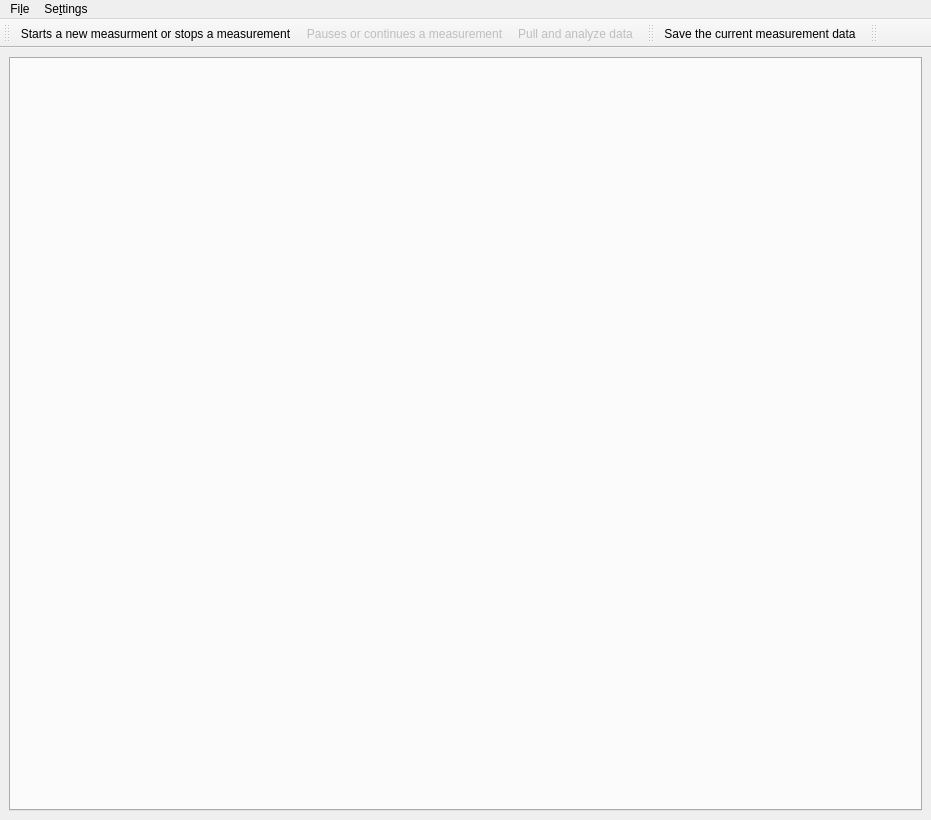
<?xml version="1.0" encoding="UTF-8"?>
<ui version="4.0">
 <class>MainWindow</class>
 <widget class="QMainWindow" name="MainWindow">
  <property name="geometry">
   <rect>
    <x>0</x>
    <y>0</y>
    <width>931</width>
    <height>820</height>
   </rect>
  </property>
  <property name="minimumSize">
   <size>
    <width>40</width>
    <height>0</height>
   </size>
  </property>
  <property name="windowTitle">
   <string>qudi: Pulsed Measurement</string>
  </property>
  <property name="layoutDirection">
   <enum>Qt::LeftToRight</enum>
  </property>
  <widget class="QWidget" name="centralwidget">
   <layout class="QGridLayout" name="gridLayout">
    <item row="0" column="0">
     <widget class="QTabWidget" name="tabWidget">
      <property name="styleSheet">
       <string notr="true">QTabWidget::tab:disabled { width: 0; height: 0; margin: 0; padding: 0; border: none; }</string>
      </property>
      <property name="currentIndex">
       <number>-1</number>
      </property>
     </widget>
    </item>
   </layout>
  </widget>
  <widget class="QMenuBar" name="menubar">
   <property name="geometry">
    <rect>
     <x>0</x>
     <y>0</y>
     <width>931</width>
     <height>21</height>
    </rect>
   </property>
   <widget class="QMenu" name="menuFile">
    <property name="title">
     <string>Fi&amp;le</string>
    </property>
    <addaction name="actionSave"/>
    <addaction name="actionClose"/>
   </widget>
   <widget class="QMenu" name="menuSettings">
    <property name="title">
     <string>Se&amp;ttings</string>
    </property>
    <addaction name="action_Predefined_Methods_Config"/>
    <addaction name="separator"/>
    <addaction name="action_Settings_Analysis"/>
    <addaction name="action_FitSettings"/>
    <addaction name="action_Settings_Generator"/>
   </widget>
   <addaction name="menuFile"/>
   <addaction name="menuSettings"/>
  </widget>
  <widget class="QToolBar" name="analysis_ToolBar">
   <property name="windowTitle">
    <string>Measurement Control Toolbar</string>
   </property>
   <property name="layoutDirection">
    <enum>Qt::LeftToRight</enum>
   </property>
   <attribute name="toolBarArea">
    <enum>TopToolBarArea</enum>
   </attribute>
   <attribute name="toolBarBreak">
    <bool>false</bool>
   </attribute>
   <addaction name="action_run_stop"/>
   <addaction name="action_continue_pause"/>
   <addaction name="action_pull_data"/>
  </widget>
  <widget class="QToolBar" name="save_ToolBar">
   <property name="windowTitle">
    <string>Save Toolbar</string>
   </property>
   <attribute name="toolBarArea">
    <enum>TopToolBarArea</enum>
   </attribute>
   <attribute name="toolBarBreak">
    <bool>false</bool>
   </attribute>
   <addaction name="action_save"/>
  </widget>
  <widget class="QToolBar" name="control_ToolBar">
   <property name="windowTitle">
    <string>Pulser Control Toolbar</string>
   </property>
   <attribute name="toolBarArea">
    <enum>TopToolBarArea</enum>
   </attribute>
   <attribute name="toolBarBreak">
    <bool>false</bool>
   </attribute>
  </widget>
  <action name="action_Settings_Analysis">
   <property name="icon">
    <iconset>
     <normaloff>../../artwork/icons/oxygen/22x22/configure.png</normaloff>../../artwork/icons/oxygen/22x22/configure.png</iconset>
   </property>
   <property name="text">
    <string>Analysis Settings</string>
   </property>
  </action>
  <action name="actionSave">
   <property name="icon">
    <iconset>
     <normaloff>../../artwork/icons/oxygen/22x22/document-save.png</normaloff>../../artwork/icons/oxygen/22x22/document-save.png</iconset>
   </property>
   <property name="text">
    <string>&amp;Save</string>
   </property>
  </action>
  <action name="action_run_stop">
   <property name="checkable">
    <bool>true</bool>
   </property>
   <property name="icon">
    <iconset>
     <normaloff>../../artwork/icons/qudiTheme/22x22/start-counter.png</normaloff>
     <normalon>../../artwork/icons/qudiTheme/22x22/stop-counter.png</normalon>../../artwork/icons/qudiTheme/22x22/start-counter.png</iconset>
   </property>
   <property name="text">
    <string>Starts a new measurment or stops a measurement</string>
   </property>
  </action>
  <action name="action_continue_pause">
   <property name="checkable">
    <bool>true</bool>
   </property>
   <property name="enabled">
    <bool>false</bool>
   </property>
   <property name="icon">
    <iconset>
     <normaloff>../../artwork/icons/qudiTheme/22x22/restart-counter.png</normaloff>../../artwork/icons/qudiTheme/22x22/restart-counter.png</iconset>
   </property>
   <property name="text">
    <string>Pauses or continues a measurement</string>
   </property>
   <property name="toolTip">
    <string>action_continue_pause</string>
   </property>
  </action>
  <action name="action_save">
   <property name="icon">
    <iconset>
     <normaloff>../../artwork/icons/oxygen/22x22/document-save.png</normaloff>../../artwork/icons/oxygen/22x22/document-save.png</iconset>
   </property>
   <property name="text">
    <string>Save the current measurement data</string>
   </property>
  </action>
  <action name="action_pull_data">
   <property name="enabled">
    <bool>false</bool>
   </property>
   <property name="icon">
    <iconset>
     <normaloff>../../artwork/icons/oxygen/22x22/view-refresh.png</normaloff>../../artwork/icons/oxygen/22x22/view-refresh.png</iconset>
   </property>
   <property name="text">
    <string>Pull and analyze data</string>
   </property>
  </action>
  <action name="actionClose">
   <property name="icon">
    <iconset>
     <normaloff>../../artwork/icons/oxygen/22x22/application-exit.png</normaloff>../../artwork/icons/oxygen/22x22/application-exit.png</iconset>
   </property>
   <property name="text">
    <string>&amp;Close</string>
   </property>
  </action>
  <action name="action_Predefined_Methods_Config">
   <property name="icon">
    <iconset>
     <normaloff>../../artwork/icons/oxygen/22x22/configure.png</normaloff>../../artwork/icons/oxygen/22x22/configure.png</iconset>
   </property>
   <property name="text">
    <string>Predefined Methods</string>
   </property>
  </action>
  <action name="action_FitSettings">
   <property name="icon">
    <iconset>
     <normaloff>../../artwork/icons/oxygen/22x22/configure.png</normaloff>../../artwork/icons/oxygen/22x22/configure.png</iconset>
   </property>
   <property name="text">
    <string>Fit Settings</string>
   </property>
   <property name="toolTip">
    <string>Customize fitting routines for pulsed measurements</string>
   </property>
  </action>
  <action name="action_Settings_Generator">
   <property name="icon">
    <iconset>
     <normaloff>../../artwork/icons/oxygen/22x22/configure.png</normaloff>../../artwork/icons/oxygen/22x22/configure.png</iconset>
   </property>
   <property name="text">
    <string>Pulse Generator Settings</string>
   </property>
  </action>
 </widget>
 <resources/>
 <connections>
  <connection>
   <sender>actionClose</sender>
   <signal>triggered()</signal>
   <receiver>MainWindow</receiver>
   <slot>close()</slot>
   <hints>
    <hint type="sourcelabel">
     <x>-1</x>
     <y>-1</y>
    </hint>
    <hint type="destinationlabel">
     <x>504</x>
     <y>541</y>
    </hint>
   </hints>
  </connection>
 </connections>
</ui>
